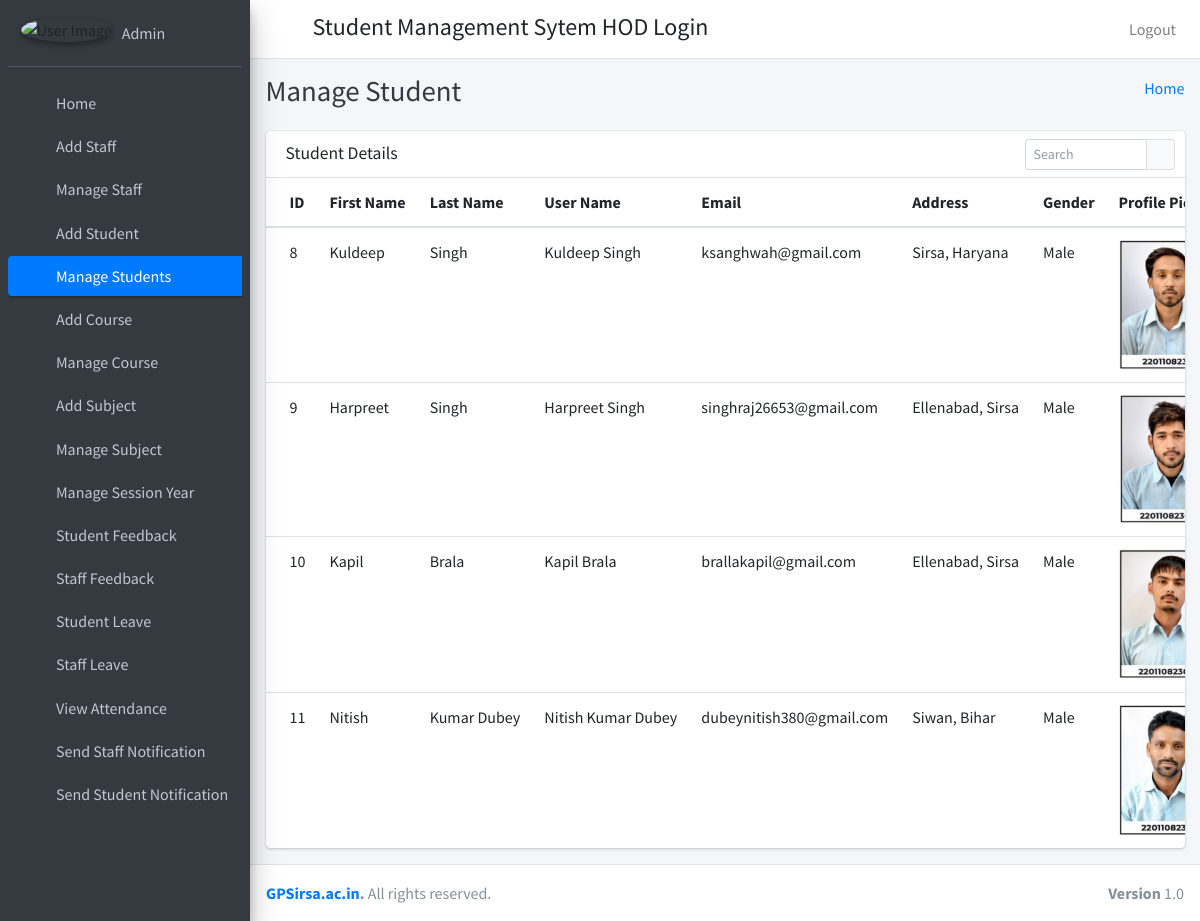
The app's page /manage_student (signed in) with its own data.
### student_management_app/models.py (models this page shows)
class CustomUser(AbstractUser):
    user_type_data=((1,"HOD"),(2,"Staff"),(3,"Student"))
    user_type=models.CharField(default=1,choices=user_type_data,max_length=10)

class Students(models.Model):
    id=models.AutoField(primary_key=True)
    admin=models.OneToOneField(CustomUser,on_delete=models.CASCADE)
    gender=models.CharField(max_length=255)
    profile_pic=models.FileField()
    address=models.TextField()
    course_id=models.ForeignKey(Courses,on_delete=models.DO_NOTHING)
    session_year_id=models.ForeignKey(SessionYearModel,on_delete=models.CASCADE)
    created_at=models.DateTimeField(auto_now_add=True)
    updated_at=models.DateTimeField(auto_now_add=True)
    fcm_token=models.TextField(default="")
    objects = models.Manager()

### student_management_app/HodViews.py (the view)
# urls.py: path('manage_student', HodViews.manage_student,name="manage_student"),
def manage_student(request):
    students=Students.objects.all()
    return render(request,"hod_template/manage_student_template.html",{"students":students})

### student_management_app/templates/hod_template/manage_student_template.html (shortened to what this page needs)
{% extends 'hod_template/base_template.html' %}
{% block page_title %}
Manage Student
{% endblock page_title %}
{% block main_content %}
    <section class="content">
      <div class="container-fluid">
           <div class="row">
          <div class="col-12">
            <div class="card">
              <div class="card-header">
                <h3 class="card-title">Student Details</h3>
                <div class="card-tools">
                  <div class="input-group input-group-sm" style="width: 150px;">
                    <input type="text" name="table_search" class="form-control float-right" placeholder="Search">
                    <div class="input-group-append">
                      <button type="submit" class="btn btn-default"><i class="fas fa-search"></i></button>
                    </div>
                  </div>
                </div>
              </div>
              <div class="card-body table-responsive p-0">
                <table class="table table-hover text-nowrap">
                  <thead>
                    <tr>
                      <th>ID</th>
                      <th>First Name</th>
                      <th>Last Name</th>
                      <th>User Name</th>
                      <th>Email</th>
                      <th>Address</th>
                      <th>Gender</th>
                      <th>Profile Pic</th>
                    </tr>
                  </thead>
                  <tbody>
                  {% for student in students %}
                    <tr>
                      <td>{{ student.admin.id }}</td>
                      <td>{{ student.admin.first_name }}</td>
                      <td>{{ student.admin.last_name }}</td>
                      <td>{{ student.admin.username }}</td>
                      <td>{{ student.admin.email }}</td>
                      <td>{{ student.address }}</td>
                      <td>{{ student.gender }}</td>
                      <td><img src="{{ student.profile_pic }}" style="width:100px"/></td>
                    </tr>
                  {% endfor %}
                  </tbody>
                </table>
              </div>
            </div>
          </div>
        </div>
      </div>
    </section>
{% endblock main_content %}

### student_management_app/templates/hod_template/sidebar_template.html
{% load static %}
  <aside class="main-sidebar sidebar-dark-primary elevation-4">
    <div class="sidebar">
      <div class="user-panel mt-3 pb-3 mb-3 d-flex">
        <div class="image">
          <img src="{% static "dist/img/user1-128x128.jpg" %}" class="img-circle elevation-2" alt="User Image">
        </div>
        <div class="info">
          <a href="{% url 'admin_profile' %}" class="d-block">{{ user.username }}</a>
        </div>
      </div>
      <nav class="mt-2">
        <ul class="nav nav-pills nav-sidebar flex-column" data-widget="treeview" role="menu" data-accordion="false">
          <li class="nav-item">
            {% url 'admin_home' as admin_home %}
            <a href="{{ admin_home }}" class="nav-link {% if request.path == admin_home %} active {% endif %}">
              <i class="nav-icon fas fa-th"></i>
              <p>
                Home
              </p>
            </a>
          </li>
          <li class="nav-item">
            {% url 'add_staff' as add_staff %}
            <a href="{{ add_staff }}" class="nav-link {% if request.path == add_staff %} active {% endif %}">
              <i class="nav-icon fas fa-th"></i>
              <p>
                Add Staff
              </p>
            </a>
          </li>
           <li class="nav-item">
              {% url 'manage_staff' as manage_staff %}
            {% url 'edit_staff' staff_id=id as edit_staff %}
            <a href="{% url 'manage_staff' %}" class="nav-link {% if request.path == manage_staff %} active {% endif %} {% if request.path == edit_staff %} active {% endif %}">
              <i class="nav-icon fas fa-th"></i>
              <p>
                Manage Staff
              </p>
            </a>
          </li>
          <li class="nav-item">
              {% url 'add_student' as add_student %}
            <a href="{% url 'add_student' %}" class="nav-link {% if request.path == add_student %} active {% endif %}">
              <i class="nav-icon fas fa-th"></i>
              <p>
                Add Student
              </p>
            </a>
          </li>
          <li class="nav-item">
              {% url 'manage_student' as manage_student %}
              {% url 'edit_student' student_id=id as edit_student %}
            <a href="{% url 'manage_student' %}" class="nav-link {% if request.path == manage_student %} active {% endif %} {% if request.path == edit_student %} active {% endif %}">
              <i class="nav-icon fas fa-th"></i>
              <p>
                Manage Students
              </p>
            </a>
          </li>
          <li class="nav-item">
            {% url 'add_course' as add_course %}
            <a href="{% url 'add_course' %}" class="nav-link {% if request.path == add_course %} active {% endif %}">
              <i class="nav-icon fas fa-th"></i>
              <p>
                Add Course
              </p>
            </a>
          </li>
          <li class="nav-item">
            {% url 'manage_course' as manage_course %}
              {% url 'edit_course' course_id=id as edit_course %}
            <a href="{% url 'manage_course' %}" class="nav-link {% if request.path == manage_course %} active {% endif %} {% if request.path == edit_course %} active {% endif %}">
              <i class="nav-icon fas fa-th"></i>
              <p>
                Manage Course
              </p>
            </a>
          </li>
          <li class="nav-item">
            {% url 'add_subject' as add_subject %}
            <a href="{% url 'add_subject' %}" class="nav-link {% if request.path == add_subject %} active {% endif %}">
              <i class="nav-icon fas fa-th"></i>
              <p>
                Add Subject
              </p>
            </a>
          </li>
          <li class="nav-item">
            {% url 'manage_subject' as manage_subject %}
            {% url 'edit_subject' subject_id=id as edit_subject %}
            <a href="{% url 'manage_subject' %}" class="nav-link {% if request.path == manage_subject %} active {% endif %} {% if request.path == edit_subject %} active {% endif %} ">
              <i class="nav-icon fas fa-th"></i>
              <p>
                Manage Subject
              </p>
            </a>
          </li>
          <li class="nav-item">
            {% url 'manage_session' as manage_session %}
            <a href="{% url 'manage_session' %}" class="nav-link {% if request.path == manage_session %} active {% endif %} ">
              <i class="nav-icon fas fa-th"></i>
              <p>
                Manage Session Year
              </p>
            </a>
          </li>
           <li class="nav-item">
             {% url 'student_feedback_message' as student_feedback_message %}
            <a href="{% url 'student_feedback_message' %}" class="nav-link {% if request.path == student_feedback_message %} active {% endif %}">
              <i class="nav-icon fas fa-th"></i>
              <p>
                Student Feedback
              </p>
            </a>
          </li>
           <li class="nav-item">
               {% url 'staff_feedback_message' as staff_feedback_message %}
            <a href="{% url 'staff_feedback_message' %}" class="nav-link {% if request.path == staff_feedback_message %} active {% endif %}">
              <i class="nav-icon fas fa-th"></i>
              <p>
                Staff Feedback
              </p>
            </a>
          </li>
           <li class="nav-item">
               {% url 'student_leave_view' as student_leave_view %}
            <a href="{% url 'student_leave_view' %}" class="nav-link {% if request.path == student_leave_view %} active {% endif %}">
              <i class="nav-icon fas fa-th"></i>
              <p>
                Student Leave
              </p>
            </a>
          </li>
            <li class="nav-item">
                 {% url 'staff_leave_view' as staff_leave_view %}
            <a href="{% url 'staff_leave_view' %}" class="nav-link {% if request.path == staff_leave_view %} active {% endif %}">
              <i class="nav-icon fas fa-th"></i>
              <p>
                Staff Leave
              </p>
            </a>
          </li>
          <li class="nav-item">
            {% url 'admin_view_attendance' as admin_view_attendance %}
             <a href="{% url 'admin_view_attendance' %}" class="nav-link {% if request.path == admin_view_attendance %} active {% endif %}">
              <i class="nav-icon fas fa-th"></i>
              <p>
                View Attendance
              </p>
            </a>
          </li>
          <li class="nav-item">
            {% url 'admin_send_notification_staff' as admin_send_notification_staff %}
             <a href="{% url 'admin_send_notification_staff' %}" class="nav-link {% if request.path == admin_send_notification_staff %} active {% endif %}">
              <i class="nav-icon fas fa-th"></i>
              <p>
                Send Staff Notification
              </p>
            </a>
          </li>
          <li class="nav-item">
            {% url 'admin_send_notification_student' as admin_send_notification_student %}
             <a href="{% url 'admin_send_notification_student' %}" class="nav-link {% if request.path == admin_send_notification_student %} active {% endif %}">
              <i class="nav-icon fas fa-th"></i>
              <p>
                Send Student Notification
              </p>
            </a>
          </li>
        </ul>
      </nav>
    </div>
  </aside>

### records on screen
CustomUser: username "Admin"
Students: admin.id "8", admin.first_name "Kuldeep", admin.last_name "Singh", admin.username "Kuldeep Singh", admin.email "ksanghwah@gmail.com", address "Sirsa, Haryana", gender "Male", shows a picture
Students: admin.id "9", admin.first_name "Harpreet", admin.last_name "Singh", admin.username "Harpreet Singh", admin.email "singhraj26653@gmail.com", address "Ellenabad, Sirsa", gender "Male", shows a picture
Students: admin.id "10", admin.first_name "Kapil", admin.last_name "Brala", admin.username "Kapil Brala", admin.email "brallakapil@gmail.com", address "Ellenabad, Sirsa", gender "Male", shows a picture
Students: admin.id "11", admin.first_name "Nitish", admin.last_name "Kumar Dubey", admin.username "Nitish Kumar Dubey", admin.email "dubeynitish380@gmail.com", address "Siwan, Bihar", gender "Male", shows a picture
